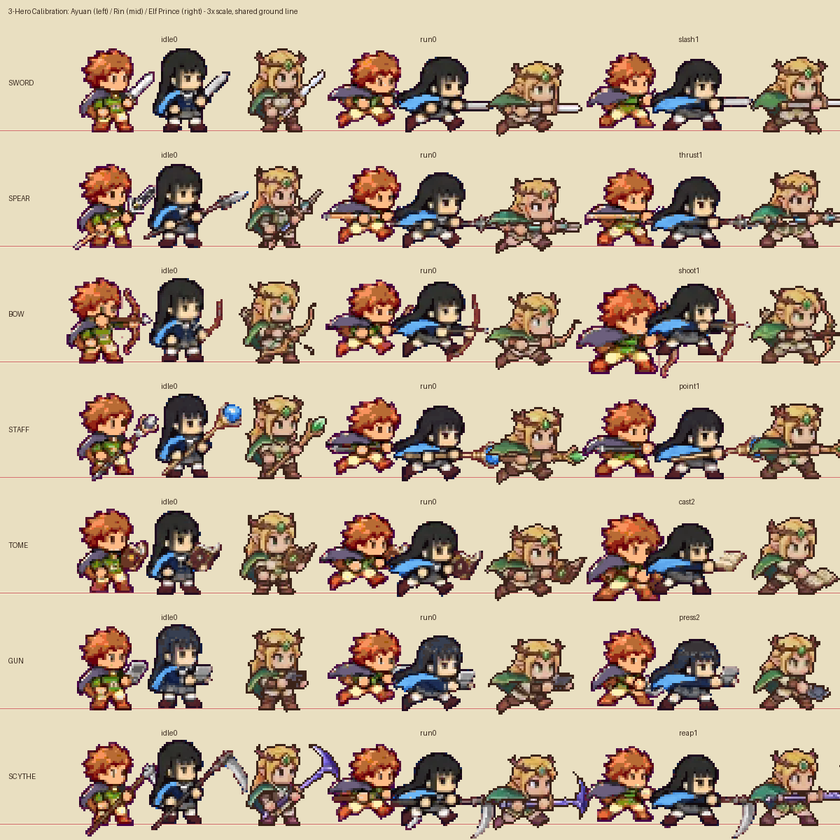
#> input picture art/compare_3heroes.png, 840 x 840 px, shrunk from 1200 x 1199 before the run
$ python cut_hd_hero.py ../art/compare_3heroes.png
#> lines starting #> are read from the running program, lines starting #| are printed output that depends on the picture; after the words box and inside, x2 and y2 are one past the last pixel; in counts of white or black regions, pixels touching at a corner belong together
# 新勇者（高清像素，品红底）切帧：抠底 → 连通块 → 按行分组、同一行里挨得近的块合并（死亡帧和掉落的剑）→ 原分辨率拼图集
# 行：待机2 / 跑3 / 攻击2 / 翻滚2 / 受伤1+倒地1 / 头像1。锚点 = 脚底中点
# 用法：python tools/cut_hd_hero.py 源图.png
import sys, os, json, numpy as np
from PIL import Image
from scipy import ndimage
R = os.path.dirname(os.path.dirname(os.path.abspath(__file__))); OUT = os.path.join(R, 'art', 'hero2')
ROWS = [['idle', 'idle'], ['run', 'run', 'run'], ['atk', 'atk'], ['roll', 'roll'], ['hurt', 'dead'], ['por']]
a = np.asarray(Image.open(sys.argv[1]).convert('RGB')).astype(int); r, g, b = a[..., 0], a[..., 1], a[..., 2]
#> after `r, g, b = (a[..., 0], a[..., 1], a[..., 2])`:
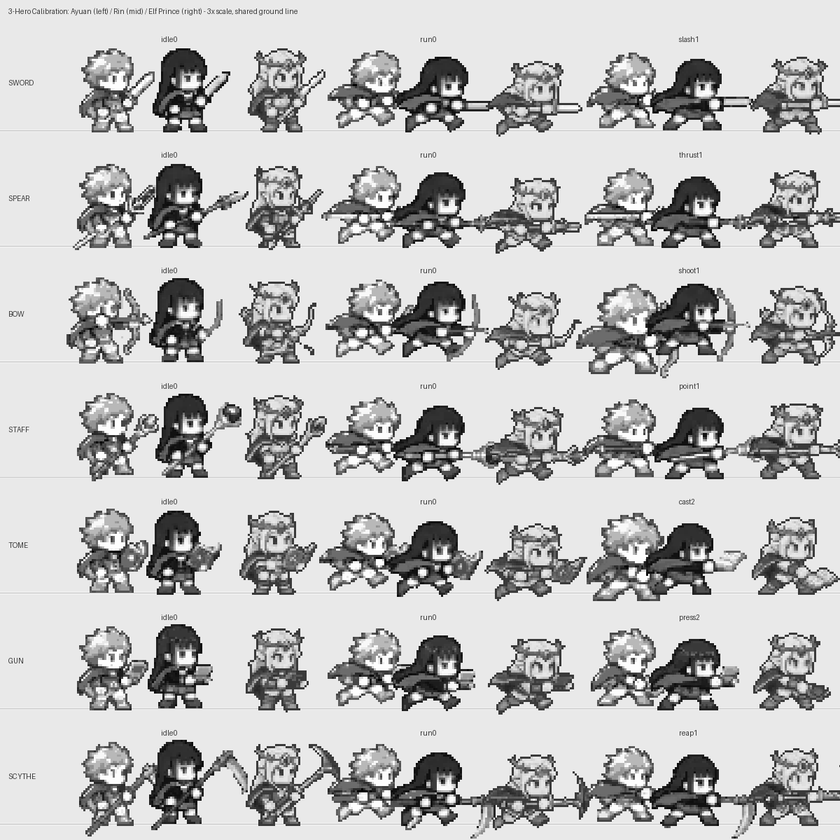
#> r: shape (840, 840) int64; min 0, max 255, mean 191.1
#> after `r, g, b = (a[..., 0], a[..., 1], a[..., 2])`:
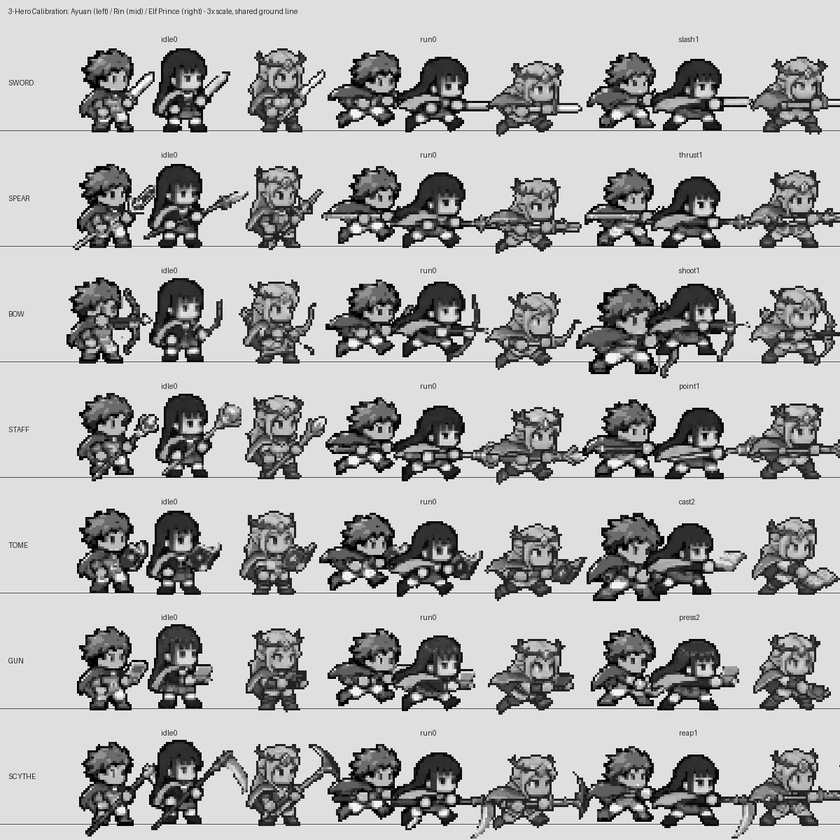
#> g: shape (840, 840) int64; min 0, max 255, mean 173.4
#> after `r, g, b = (a[..., 0], a[..., 1], a[..., 2])`:
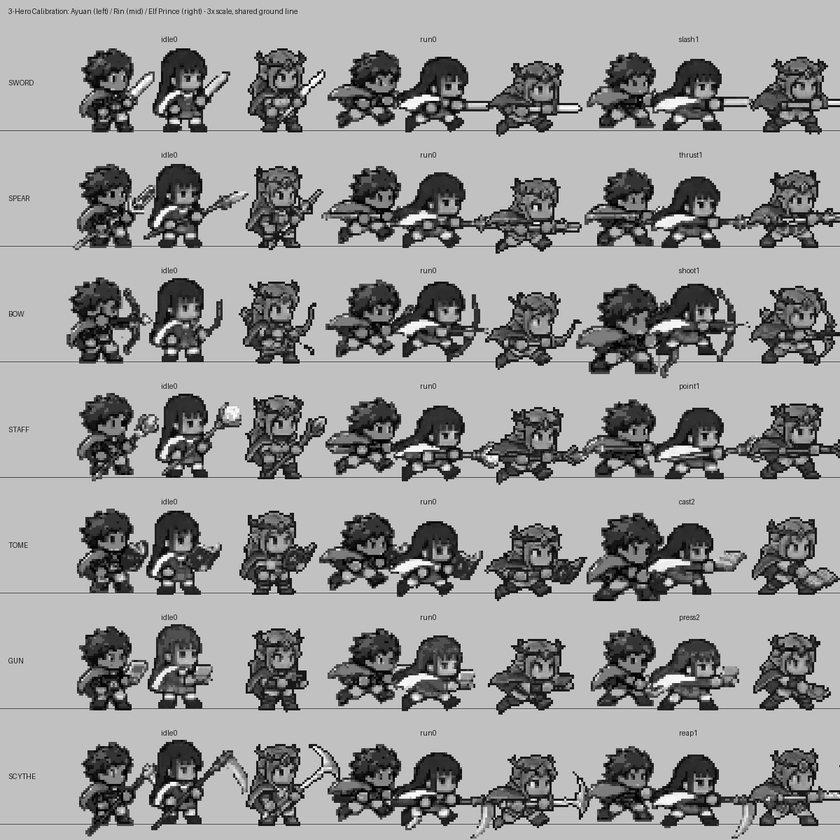
#> b: shape (840, 840) int64; min 0, max 255, mean 150
bg = (np.abs(r - 255) + g + np.abs(b - 255) < 120) | ((g < 40) & (r > 150) & (b > 150))
#> bg: shape (840, 840) bool; every value is 0
fr = (g < 30) & (np.abs(r - b) < 25) & (r > 60)          # 品红和深色描边混出来的紫边
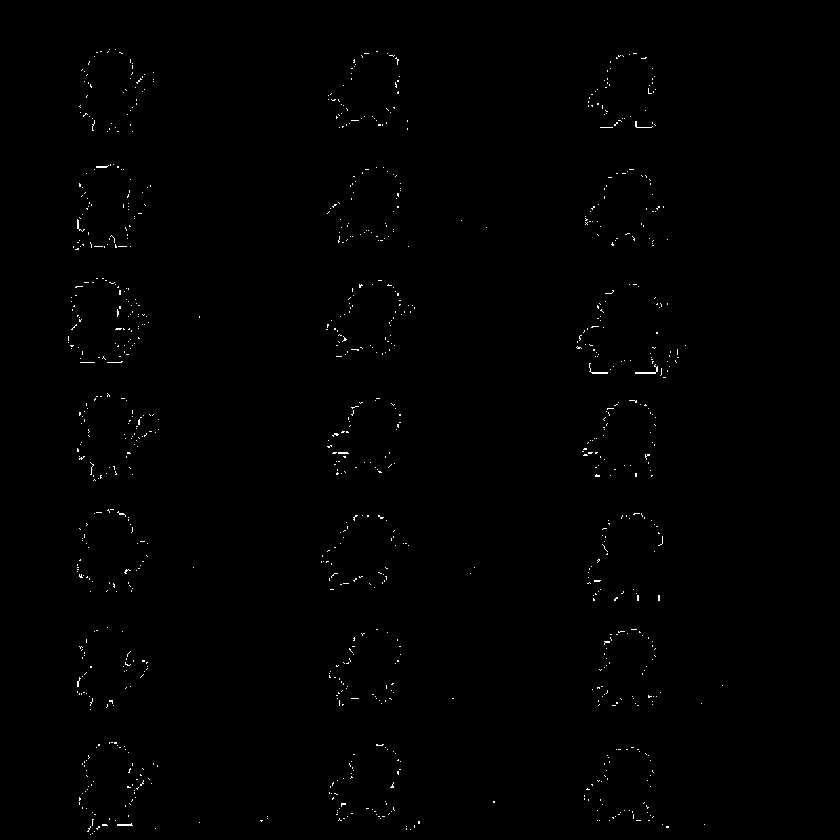
#> fr: shape (840, 840) bool; 0.43% white in thin lines or dots, all inside (x1, y1, x2, y2) = (68, 49, 723, 835)
solid = ~(bg | fr); solid = ndimage.binary_opening(solid, iterations=1) | (solid & ndimage.binary_erosion(solid))
#> after `solid = ndimage.binary_opening(solid, iterations=1) | solid & ndimage.`:
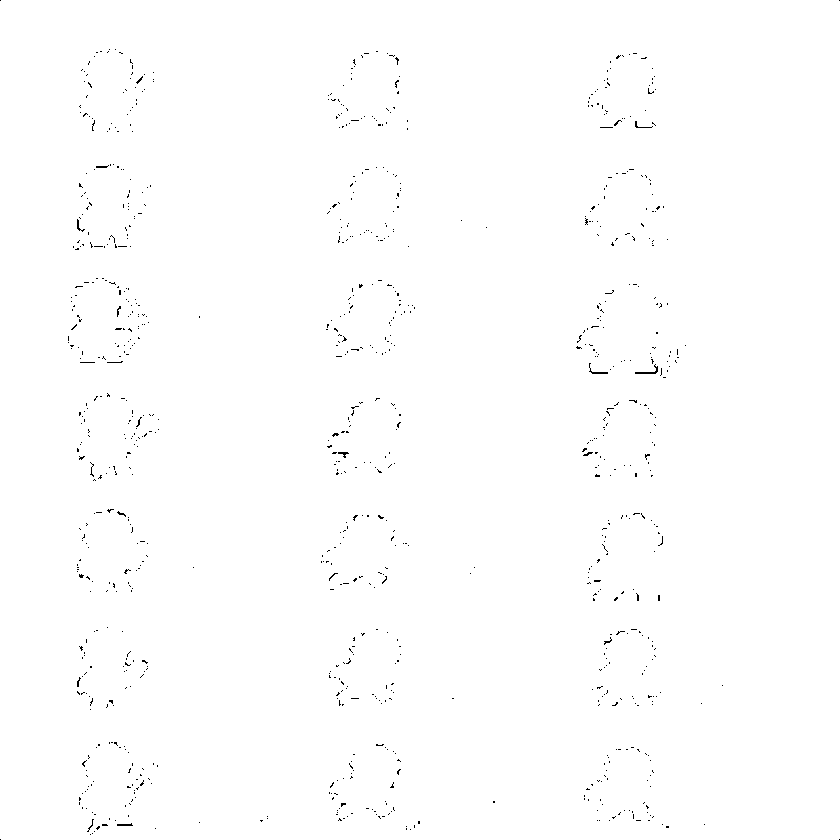
#> solid: shape (840, 840) bool; 99.5% white; black in thin lines or dots
lab, k = ndimage.label(solid); sl = ndimage.find_objects(lab); z = ndimage.sum(solid, lab, range(1, k + 1))
#> after `lab, k = ndimage.label(solid)`: lab: shape (840, 840) int32; values 0 (black) and 1 (white), 99.5% white; black in thin lines or dots
#> after `lab, k = ndimage.label(solid)`: k = 1
#> after `sl = ndimage.find_objects(lab)`: sl = 1 item
#> after `z = ndimage.sum(solid, lab, range(1, k + 1))`: z = [702386]
blobs = [dict(y0=s[0].start, y1=s[0].stop, x0=s[1].start, x1=s[1].stop, ids=[i + 1]) for i, s in enumerate(sl) if z[i] > 150]
#> blobs = 1 item
blobs.sort(key=lambda o: (o['y0'] + o['y1']) / 2)
rows = []
for o in blobs:
    cy = (o['y0'] + o['y1']) / 2
    if rows and abs(cy - rows[-1][0]) < 110: rows[-1][1].append(o)
    else: rows.append([cy, [o]])
#> this loop made 1 pass
#> (o, cy) on pass 1: ({'y0': 0, 'y1': 840, 'x0': 0, 'x1': 840, 'ids': [1]}, 420)
#> after the loop, rows = 1 item
frames, tiles = {}, []
for (cy, L), names in zip(rows, ROWS):
    L.sort(key=lambda o: o['x0']); M = []
    for o in L:   # 同一行里横向挨得近（< 40 像素）的块并成一帧
        if M and o['x0'] - M[-1]['x1'] < 40: m = M[-1]; m['x1'] = max(m['x1'], o['x1']); m['y0'] = min(m['y0'], o['y0']); m['y1'] = max(m['y1'], o['y1']); m['ids'] += o['ids']
        else: M.append(dict(o))
    print(len(M), names)
    for o, n in zip(M, names):
        mask = np.isin(lab[o['y0']:o['y1'], o['x0']:o['x1']], o['ids']); rgb = a[o['y0']:o['y1'], o['x0']:o['x1']]
        im = Image.fromarray(np.dstack([rgb, mask * 255]).astype('uint8'), 'RGBA'); h, w = mask.shape
        ys, xs = np.where(mask); low = ys > h - 8
        ax = float(xs[low].mean()) if n not in ('dead', 'roll', 'por') else w / 2
        tiles.append((n, im, round(ax, 1), h))
#> this loop made 1 pass
#> (cy, names) on pass 1: (420, ['idle', 'idle'])
#| 1 ['idle', 'idle']
#> after the loop, tiles = 1 item
x = 0; H = max(t[1].height for t in tiles); atlas = Image.new('RGBA', (sum(t[1].width + 2 for t in tiles), H))
#> after `H = max((t[1].height for t in tiles))`: H = 840
#> after `atlas = Image.new('RGBA', (sum((t[1].width + 2 for t in tiles)), H))`: atlas: PIL image 842x840 RGBA; every value is 0
for n, im, ax, ay in tiles: atlas.paste(im, (x, 0)); frames.setdefault(n, []).append([x, 0, im.width, im.height, ax, ay]); x += im.width + 2
#> this loop made 1 pass
#> (n, ax, ay, x) on pass 1: ('idle', 419.6, 840, 842)
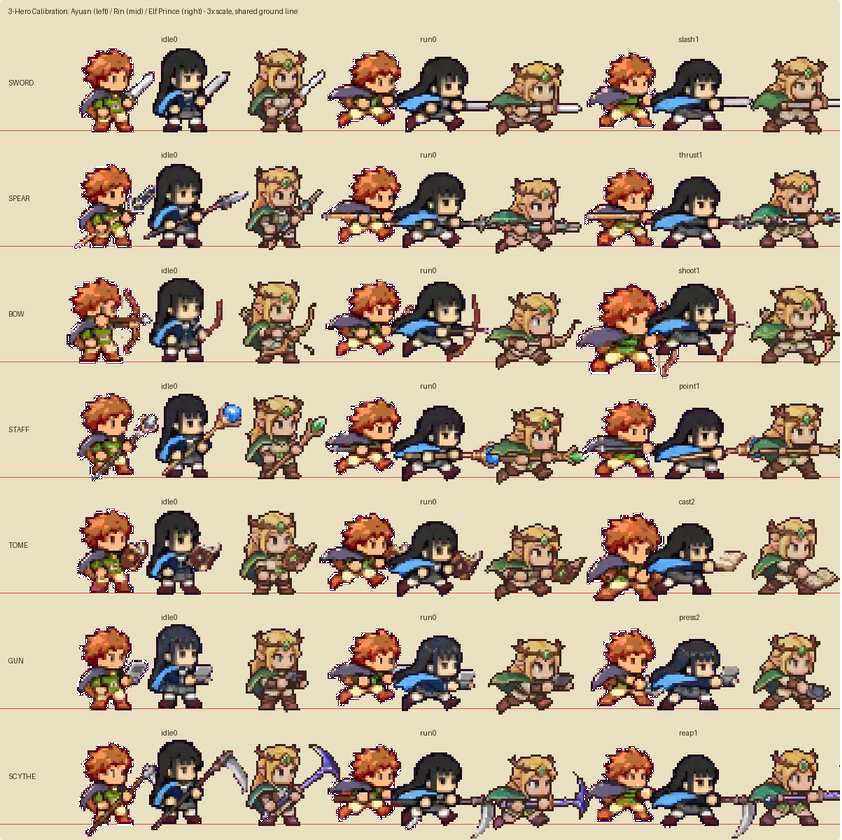
#> atlas: PIL image 842x840 RGBA; mean R, G, B, A 190.6, 173, 149.6, 253.2; transparent parts drawn white
#> after the loop, frames = {'idle': [[0, 0, 840, 840, 419.6, 840]]}; x = 842
os.makedirs(OUT, exist_ok=True); atlas.save(os.path.join(OUT, 'atlas.png')); json.dump({'f': frames}, open(os.path.join(OUT, 'atlas.json'), 'w'))
print({k: [f[2:4] for f in v] for k, v in frames.items()})
#| {'idle': [[840, 840]]}
